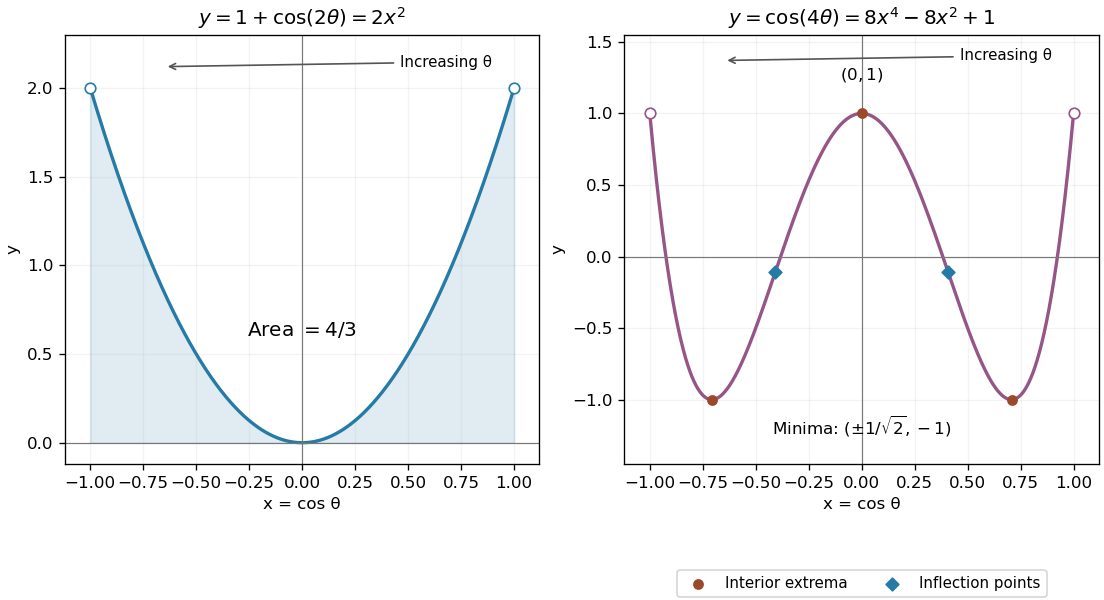

Generate this figure with Python:
"""Original parabola and quartic, with parameter direction and critical points."""
from pathlib import Path
import numpy as np
import matplotlib.pyplot as plt

x=np.linspace(-1,1,1200)
fig,axes=plt.subplots(1,2,figsize=(9.2,5.0),layout="constrained")
ax=axes[0];ax.plot(x,2*x*x,color="#267ba6",lw=2)
ax.fill_between(x,0,2*x*x,color="#267ba6",alpha=.14)
ax.text(0,.6,r"Area $=4/3$",ha="center",fontsize=12)
ax.scatter([-1,1],[2,2],facecolors="white",edgecolors="#267ba6",s=40,zorder=5)
ax.set(title=r"$y=1+\cos(2\theta)=2x^2$",ylim=(-.12,2.3))
ax=axes[1];ax.plot(x,8*x**4-8*x*x+1,color="#955586",lw=2)
ax.scatter([-1,1],[1,1],facecolors="white",edgecolors="#955586",s=40,zorder=5)
ax.scatter([0,-1/np.sqrt(2),1/np.sqrt(2)],[1,-1,-1],color="#9a492b",s=30,zorder=5,label="Interior extrema")
ax.scatter([-1/np.sqrt(6),1/np.sqrt(6)],[-1/9]*2,color="#267ba6",marker="D",s=29,zorder=5,label="Inflection points")
ax.annotate(r"$(0,1)$",(0,1),xytext=(0,1.24),ha="center",fontsize=10)
ax.text(0,-1.24,r"Minima: $(\pm1/\sqrt{2},-1)$",ha="center",fontsize=10)
ax.set(title=r"$y=\cos(4\theta)=8x^4-8x^2+1$",ylim=(-1.45,1.55))
ax.legend(loc="upper center",bbox_to_anchor=(.5,-.23),ncol=2,fontsize=9)
for ax in axes:
    ax.annotate("Increasing θ",xy=(-.65,ax.get_ylim()[1]-.18),xytext=(.68,ax.get_ylim()[1]-.18),arrowprops=dict(arrowstyle="->",color="#555555"),ha="center",fontsize=9)
    ax.axhline(0,color="#777777",lw=.7);ax.axvline(0,color="#777777",lw=.7)
    ax.set(xlim=(-1.12,1.12),xlabel="x = cos θ",ylabel="y");ax.grid(alpha=.15)
fig.savefig(Path(__file__).with_suffix(".png").name,dpi=120,facecolor="white")
plt.close(fig)
